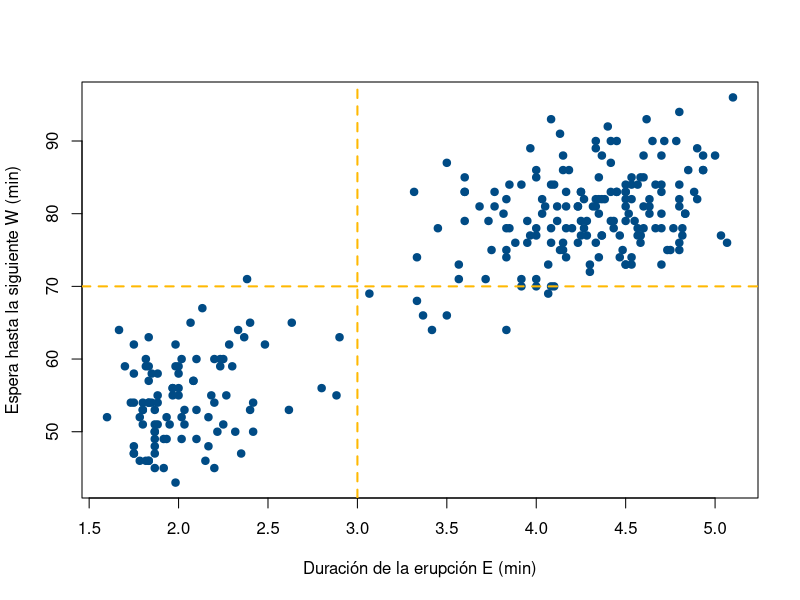
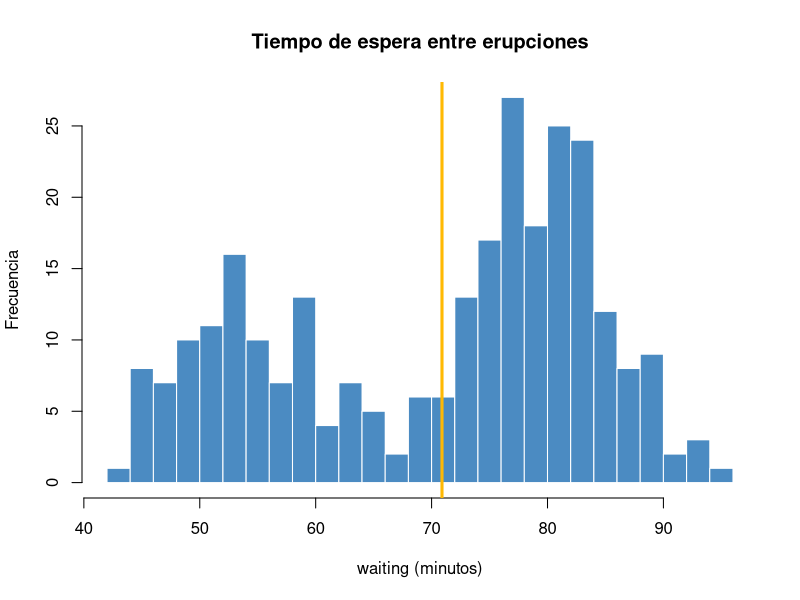
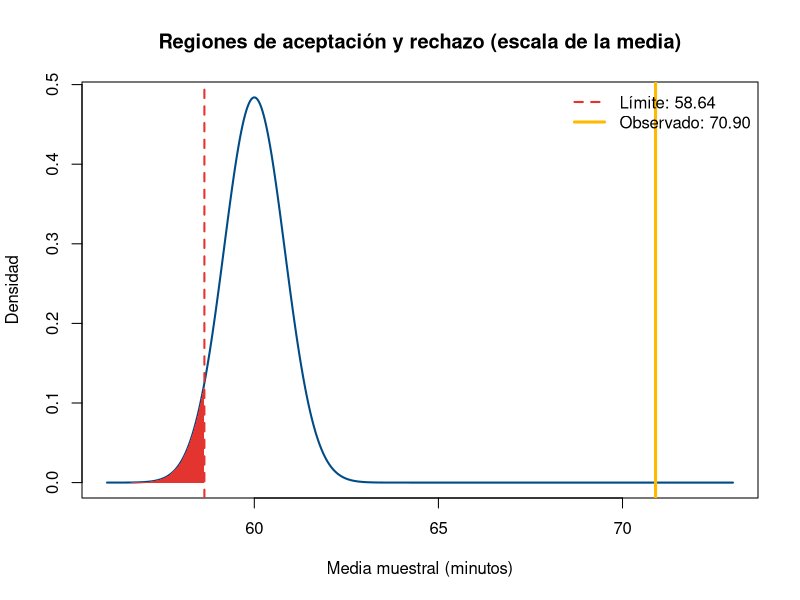
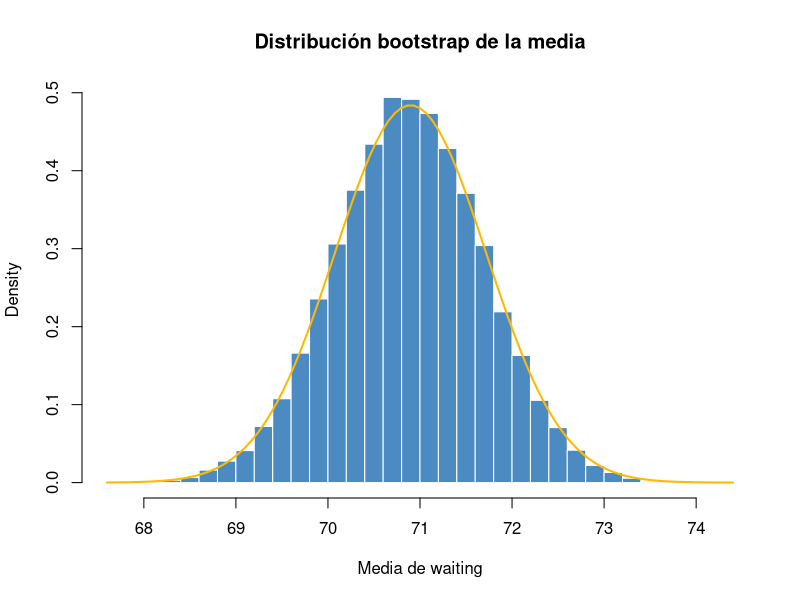

R code for these plots, in order:
## ---- chunk 1
data("faithful")     # carga la base en la memoria de R
head(faithful)       # primeras 6 filas
str(faithful)        # tipo de cada variable y número de observaciones
summary(faithful)    # mínimo, cuartiles, media y máximo de cada variable
## ---- chunk 2
data("mtcars")
tabla_abs <- table(cyl = mtcars$cyl, am = mtcars$am)
tabla_abs
## ---- chunk 3
p_conj <- prop.table(tabla_abs)   # divide cada celda por el total (32)
round(p_conj, 4)
## ---- chunk 4
p_X <- rowSums(p_conj)   # marginal de X (suma de cada fila)
p_Y <- colSums(p_conj)   # marginal de Y (suma de cada columna)
p_X
p_Y

addmargins(p_conj)       # la tabla completa con los totales al margen
## ---- chunk 5
# Forma 1: aplicando la fórmula directamente
p_conj[, "1"] / p_Y["1"]

# Forma 2: prop.table con margin = 2 divide cada COLUMNA por su total
round(prop.table(tabla_abs, margin = 2), 4)
## ---- chunk 6
producto <- outer(p_X, p_Y)   # tabla que tendríamos SI fueran independientes
round(producto, 4)

p_conj["8", "1"]              # lo observado
producto["8", "1"]            # lo esperado bajo independencia
## ---- chunk 7
x <- as.numeric(rownames(p_conj))   # valores de X: 4, 6, 8
y <- as.numeric(colnames(p_conj))   # valores de Y: 0, 1

EX  <- sum(x * p_X)
EY  <- sum(y * p_Y)
EXY <- sum(outer(x, y) * p_conj)    # outer(x, y) arma la tabla de productos x*y

c(EX = EX, EY = EY, EXY = EXY)
## ---- chunk 8
cov_XY <- EXY - EX * EY
VX <- sum(x^2 * p_X) - EX^2
VY <- sum(y^2 * p_Y) - EY^2
rho <- cov_XY / sqrt(VX * VY)

c(cov = cov_XY, rho = rho)
## ---- chunk 9
cov(mtcars$cyl, mtcars$am)   # -0.4657
cor(mtcars$cyl, mtcars$am)   # -0.5226  (esta sí coincide)
## ---- chunk 10
p_X_dado_Y1 <- p_conj[, "1"] / p_Y["1"]
sum(x * p_X_dado_Y1)    # E(X | Y = 1)
## ---- chunk 11
# 1. Pasar la tabla a "formato largo": una fila por celda
celdas <- expand.grid(x = x, y = y)    # todas las combinaciones (x, y)
celdas$p <- as.vector(p_conj)          # su probabilidad (mismo orden)
celdas

# 2. Elegir 100 000 celdas al azar con esas probabilidades
set.seed(1)
idx <- sample(1:nrow(celdas), size = 1e5, replace = TRUE, prob = celdas$p)
X_sim <- celdas$x[idx]
Y_sim <- celdas$y[idx]

# 3. Covarianza "tipo tabla" de los datos simulados
mean(X_sim * Y_sim) - mean(X_sim) * mean(Y_sim)   # debe acercarse a -0.4512
## ---- chunk 12
#| fig-cap: "Cada punto es una erupción. Las líneas punteadas marcan E = 3 y W = 70."
plot(faithful$eruptions, faithful$waiting,
     pch = 19, col = "#004B85",
     xlab = "Duración de la erupción E (min)",
     ylab = "Espera hasta la siguiente W (min)")
abline(v = 3, h = 70, lty = 2, col = "#FFB903", lwd = 2)
## ---- chunk 13
A <- faithful$eruptions > 3   # evento E > 3
B <- faithful$waiting > 70    # evento W > 70

c(P_E_mayor3   = mean(A),         # marginal
  P_W_mayor70  = mean(B),         # marginal
  P_conjunta   = mean(A & B),     # conjunta: ambos a la vez
  P_producto   = mean(A) * mean(B))

table(E_mayor_3 = A, W_mayor_70 = B)   # conteos de las 4 regiones
## ---- chunk 14
mean(B[A])     # P(W > 70 | E > 3): solo entre las erupciones largas
mean(B[!A])    # P(W > 70 | E <= 3): solo entre las erupciones cortas
## ---- chunk 15
#| fig-cap: "La variable waiting es bimodal: dos grupos, alrededor de 55 y de 80 minutos."
data("faithful")
w <- faithful$waiting

hist(w, breaks = 20, col = "#4B8BC2", border = "white",
     main = "Tiempo de espera entre erupciones",
     xlab = "waiting (minutos)", ylab = "Frecuencia")
abline(v = mean(w), col = "#FFB903", lwd = 3)
## ---- chunk 16
n    <- length(w)        # tamaño de muestra
xbar <- mean(w)          # media muestral
s    <- sd(w)            # desviación estándar muestral (divide por n - 1)
ee   <- s / sqrt(n)      # error estándar de la media

c(n = n, xbar = xbar, s = s, ee = ee)
## ---- chunk 17
alpha  <- 0.10
z_crit <- qnorm(1 - alpha/2)     # qnorm(0.95) = 1.645
margen <- z_crit * ee

c(z_crit = z_crit, margen = margen,
  inferior = xbar - margen, superior = xbar + margen)
## ---- chunk 18
t.test(w, conf.level = 0.90)$conf.int
## ---- chunk 19
mu0   <- 60
z_obs <- (xbar - mu0) / ee
z_obs
## ---- chunk 20
z_limite <- qnorm(0.05)   # -1.645: deja 0.05 a la IZQUIERDA
z_limite
## ---- chunk 21
xbar_limite <- mu0 + z_limite * ee
xbar_limite
## ---- chunk 22
#| fig-cap: "Distribución de la media muestral si H0 fuera cierta (μ = 60). La región de rechazo (rojo) está a la izquierda de 58.64; la media observada (70.90) está muy lejos, a la derecha."
curve(dnorm(x, mean = mu0, sd = ee), from = 56, to = 73, n = 500,
      lwd = 2, col = "#004B85",
      xlab = "Media muestral (minutos)", ylab = "Densidad",
      main = "Regiones de aceptación y rechazo (escala de la media)")

# Sombrear la región de rechazo
x_rech <- seq(56, xbar_limite, length.out = 200)
polygon(c(56, x_rech, xbar_limite), c(0, dnorm(x_rech, mu0, ee), 0),
        col = "#E3342F", border = NA)

abline(v = xbar_limite, lty = 2, lwd = 2, col = "#E3342F")   # límite
abline(v = xbar, lwd = 3, col = "#FFB903")                   # observado
legend("topright", bty = "n",
       legend = c("Límite: 58.64", "Observado: 70.90"),
       col = c("#E3342F", "#FFB903"), lty = c(2, 1), lwd = c(2, 3))
## ---- chunk 23
t.test(w, mu = 60, alternative = "less")
## ---- chunk 24
#| fig-cap: "10 000 medias bootstrap: aunque los datos son bimodales, la media se distribuye como una campana (TCL)."
set.seed(2026)
medias_boot <- replicate(10000, mean(sample(w, n, replace = TRUE)))

hist(medias_boot, breaks = 40, freq = FALSE, col = "#4B8BC2", border = "white",
     main = "Distribución bootstrap de la media", xlab = "Media de waiting")
curve(dnorm(x, mean = xbar, sd = ee), add = TRUE, lwd = 2, col = "#FFB903")

quantile(medias_boot, c(0.05, 0.95))   # IC bootstrap del 90%: ~ (69.56, 72.22)
## ---- chunk 25
data("sleep")
g1 <- sleep$extra[sleep$group == 1]   # filtrar solo el medicamento 1
g1

n1 <- length(g1); xbar1 <- mean(g1); s1 <- sd(g1)
c(n = n1, xbar = xbar1, s = s1)
## ---- chunk 26
t_crit <- qt(0.975, df = n1 - 1)
c(t_crit = t_crit,
  inferior = xbar1 - t_crit * s1 / sqrt(n1),
  superior = xbar1 + t_crit * s1 / sqrt(n1))

t.test(g1, conf.level = 0.95)$conf.int   # verificación
## ---- chunk 27
t_obs <- (xbar1 - 0) / (s1 / sqrt(n1))
t_lim <- qt(0.95, df = n1 - 1)       # cola DERECHA: deja 0.05 a la derecha
c(t_obs = t_obs, t_limite = t_lim)

t.test(g1, mu = 0, alternative = "greater")   # verificación (valor P = 0.109)
